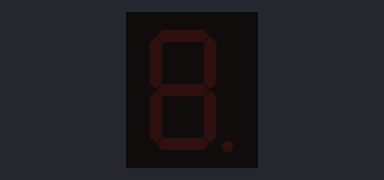
Simulated run of this sketch. Board: Arduino Uno, built with avr-gcc and run on an emulated ATmega328P. Parts: 1-digit seven-segment display. Wiring (inferred from the names in the program): 1-digit 7-segment display, segments lit when HIGH: segments pin 6, pin 5, pin 11, pin 10, pin 9, pin 7, pin 8. The segment pins are drawn as the display they are named for.

Above: at 0.1 s.
At 1.6 s:
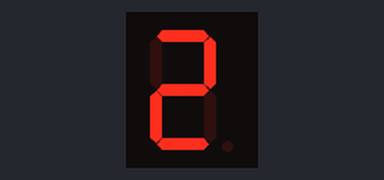
At 2.6 s:
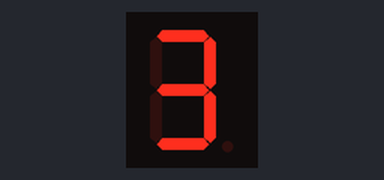
At 4.6 s:
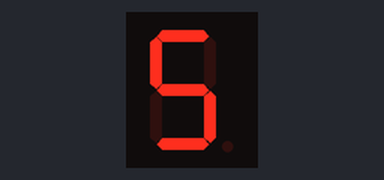
At 6.6 s:
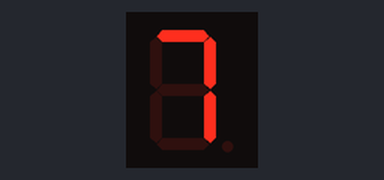
At 9.6 s:
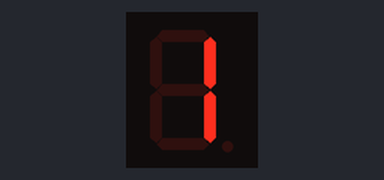

Measured:
- by itself, everything shown: repeats every 9.0 s, in 18 steps
- what the display in image 1 shows lasts 0.5 s, from 1.5 s to 2.0 s

The sketch:

7Segment.ino
```cpp
int a=6;
int b=5;
int c=11;
int d=10;
int e=9;
int f=7;
int g=8;

void setup() {
 pinMode(a,OUTPUT);
 pinMode(b,OUTPUT);
 pinMode(c,OUTPUT);
 pinMode(d,OUTPUT);
 pinMode(e,OUTPUT);
 pinMode(f,OUTPUT);
 pinMode(g,OUTPUT);
 }

 void loop() {
  digitalWrite(a,LOW); digitalWrite(b,LOW); digitalWrite(c,LOW); digitalWrite(d,LOW); digitalWrite(e,LOW); digitalWrite(f,LOW); digitalWrite(g,LOW);delay(500);
  digitalWrite(b,HIGH);digitalWrite(c,HIGH); delay(500);
  digitalWrite(a,LOW); digitalWrite(b,LOW); digitalWrite(c,LOW); digitalWrite(d,LOW); digitalWrite(e,LOW); digitalWrite(f,LOW); digitalWrite(g,LOW);delay(500);
  digitalWrite(a,HIGH);digitalWrite(b,HIGH);digitalWrite(g,HIGH);digitalWrite(d,HIGH);digitalWrite(e,HIGH); delay(500);
  digitalWrite(a,LOW); digitalWrite(b,LOW); digitalWrite(c,LOW); digitalWrite(d,LOW); digitalWrite(e,LOW); digitalWrite(f,LOW); digitalWrite(g,LOW);delay(500);
  digitalWrite(a,HIGH);digitalWrite(b,HIGH);digitalWrite(g,HIGH);digitalWrite(c,HIGH);digitalWrite(d,HIGH); delay(500);
  digitalWrite(a,LOW); digitalWrite(b,LOW); digitalWrite(c,LOW); digitalWrite(d,LOW); digitalWrite(e,LOW); digitalWrite(f,LOW); digitalWrite(g,LOW);delay(500);
  digitalWrite(f,HIGH);digitalWrite(g,HIGH);digitalWrite(b,HIGH);digitalWrite(c,HIGH);delay(500);
  digitalWrite(a,LOW); digitalWrite(b,LOW); digitalWrite(c,LOW); digitalWrite(d,LOW); digitalWrite(e,LOW); digitalWrite(f,LOW); digitalWrite(g,LOW);delay(500);
  digitalWrite(a,HIGH);digitalWrite(f,HIGH);digitalWrite(g,HIGH);digitalWrite(c,HIGH);digitalWrite(d,HIGH);delay(500);
  digitalWrite(a,LOW); digitalWrite(b,LOW); digitalWrite(c,LOW); digitalWrite(d,LOW); digitalWrite(e,LOW); digitalWrite(f,LOW); digitalWrite(g,LOW);delay(500);
  digitalWrite(a,HIGH);digitalWrite(c,HIGH);digitalWrite(d,HIGH);digitalWrite(e,HIGH);digitalWrite(f,HIGH);digitalWrite(g,HIGH);delay(500);
  digitalWrite(a,LOW); digitalWrite(b,LOW); digitalWrite(c,LOW); digitalWrite(d,LOW); digitalWrite(e,LOW); digitalWrite(f,LOW); digitalWrite(g,LOW);delay(500);
  digitalWrite(a,HIGH);digitalWrite(b,HIGH);digitalWrite(c,HIGH);delay(500);
  digitalWrite(a,LOW); digitalWrite(b,LOW); digitalWrite(c,LOW); digitalWrite(d,LOW); digitalWrite(e,LOW); digitalWrite(f,LOW); digitalWrite(g,LOW);delay(500);
  digitalWrite(a,HIGH);digitalWrite(b,HIGH);digitalWrite(c,HIGH);digitalWrite(d,HIGH);digitalWrite(e,HIGH);digitalWrite(f,HIGH);digitalWrite(g,HIGH);delay(500);
  digitalWrite(a,LOW); digitalWrite(b,LOW); digitalWrite(c,LOW); digitalWrite(d,LOW); digitalWrite(e,LOW); digitalWrite(f,LOW); digitalWrite(g,LOW);delay(500);
  digitalWrite(a,HIGH);digitalWrite(b,HIGH);digitalWrite(c,HIGH);digitalWrite(d,HIGH);digitalWrite(f,HIGH);digitalWrite(g,HIGH);delay(500);

 }
```
